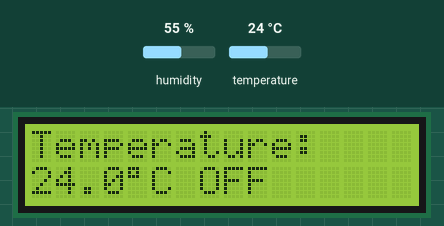
Bench run of a sketch on a simulated Arduino Uno, built with avr-gcc and run on an emulated ATmega328P. On the bench: 16×2 character LCD. Inputs (shaded band) come from the test bench; at power-on: temperature 24 °C, humidity 55 %.

Above: at 1.2 s.
1.3 s: temperature set to 12 °C
At 3.3 s:
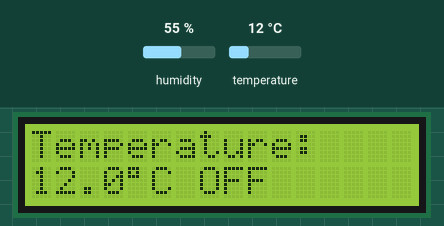
4.0 s: temperature set to 19 °C
At 4.7 s:
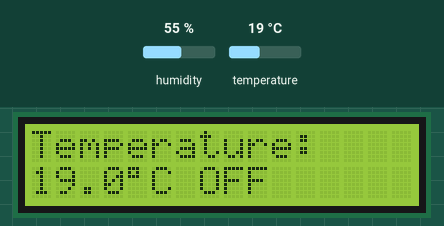
6.7 s: temperature set to 28 °C
At 8.8 s:
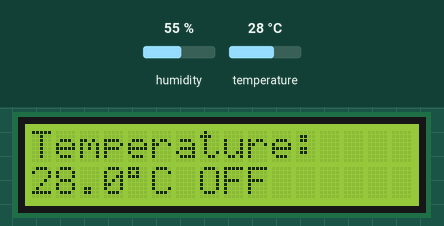
Timing chart, 0 to 10.3 s (numbered marks = the images above; inputs shaded):
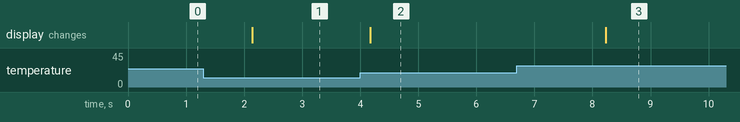

Measured:
- after the input at 1.3 s, the display: changes after 0.84 s (image 1)
- after the input at 4.0 s, the display: changes after 0.17 s (image 2)
- after the input at 6.7 s, the display: changes after 1.5 s (image 3)

The sketch:

Task_4.ino
```cpp
#include <Wire.h>
#include <LiquidCrystal_I2C.h>
#include <DHT.h>

LiquidCrystal_I2C lcd(0x27, 16, 2);

#define DHTPIN 2
#define DHTTYPE DHT22

DHT dht(DHTPIN, DHTTYPE);

void setup() {
  lcd.init();
  lcd.backlight();
  dht.begin();

  lcd.setCursor(0, 0);
  lcd.print("Temperature:");
}

void loop() {
  float temp = dht.readTemperature();

  if (isnan(temp)) {
    lcd.setCursor(0, 1);
    lcd.print("Sensor Error    ");
  }
  else {
    lcd.setCursor(0, 0);
    lcd.print("Temperature:    ");

    lcd.setCursor(0, 1);
    lcd.print(temp, 1);
    lcd.write(byte(223));
    lcd.print("C ");

    if (temp > 50) {
      lcd.print("ON ");
    }
    else {
      lcd.print("OFF");
    }
  }

  delay(2000);
}
```
